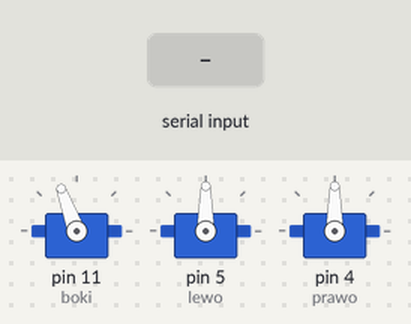
This sketch was run on a simulated Arduino Uno, built with avr-gcc and run on an emulated ATmega328P. On the bench: 3 × servo. The inputs (shaded band) are chosen by the test bench.

Above: at 1.2 s.
1.3 s: "glop\n" received over Serial
4.3 s: "recognition\n" received over Serial
At 5.0 s:
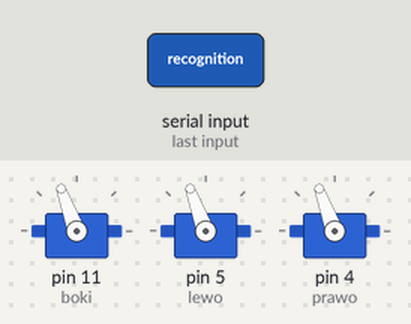
5.8 s: "explane\n" received over Serial
At 7.0 s:
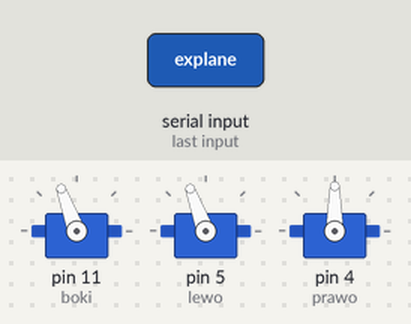
7.3 s: "isit\n" received over Serial
At 10.0 s:
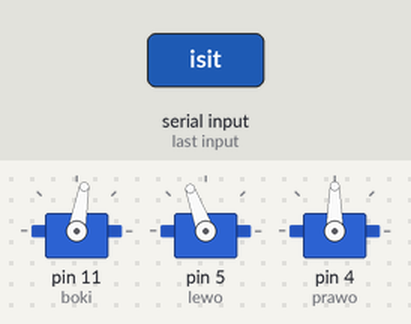
10.3 s: "confuzed\n" received over Serial
At 10.6 s:
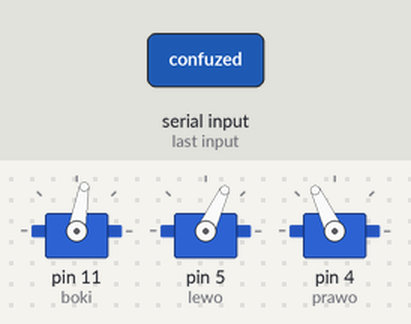
11.8 s: "speak\n" received over Serial
At 12.8 s:
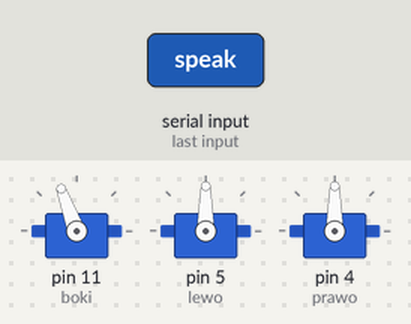
Timing chart, 0 to 14.3 s (numbered marks = the images above; inputs shaded):
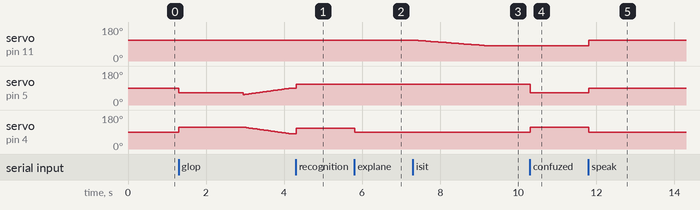

The sketch:

powitanka.ino
```cpp
#include<Servo.h>
Servo boki;
Servo lewo;
Servo prawo;

void setup() {
  // put your setup code here, to run once:
Serial.begin(9600);
boki.attach(11);
lewo.attach(5);
prawo.attach(4);
prawo.write(90);
lewo.write(90);
boki.write(110);
}

void loop() {
  // put your main code here, to run repeatedly:
if (Serial.available()>0){
   String dzialanie = Serial.readStringUntil('\n');  //read until timeout
  if (dzialanie=="recognition"){
    prawo.write(110);
    lewo.write(110);
  }
  else if (dzialanie=="speak"){
    prawo.write(90);
lewo.write(90);
boki.write(110);
  }
  else if (dzialanie=="confuzed"){
  prawo.write(115);
  lewo.write(65);
  }
  else if (dzialanie=="explane")
  prawo.write(90);
  else if (dzialanie=="glop"){
      prawo.write(115);
  lewo.write(65);
  delay(1650);
   for (int pos = 55, pos2 =115 ; pos <= 100 && pos2>=80; pos += 1,pos2-=1) {
    lewo.write(pos);
    prawo.write(pos2);
    delay(35);
   }
  }

    else if(dzialanie=="isit"){
    for (int sop = 110; sop >= 80; sop -= 1) {
    boki.write(sop);              // tell servo to go to position in variable 'pos'
    delay(65);                       // waits 15 ms for the servo to reach the position

    }


   }

  }
}
```

Measured:
- after the input at 4.3 s, servo on pin 5 (lewo): 90° → 110° at once; servo on pin 4 (prawo): 80° → 110° at once
- after the input at 5.8 s, servo on pin 4 (prawo): 110° → 90° at once
- after the input at 7.3 s, servo on pin 11 (boki): moves from 110° to 80° over 1.9 s, starting after 0.07 s
- after the input at 10.3 s, servo on pin 5 (lewo): 110° → 65° at once; servo on pin 4 (prawo): 90° → 115° at once
- after the input at 11.8 s, servo on pin 11 (boki): 80° → 110° at once; servo on pin 5 (lewo): 65° → 90° at once; servo on pin 4 (prawo): 115° → 90° at once
